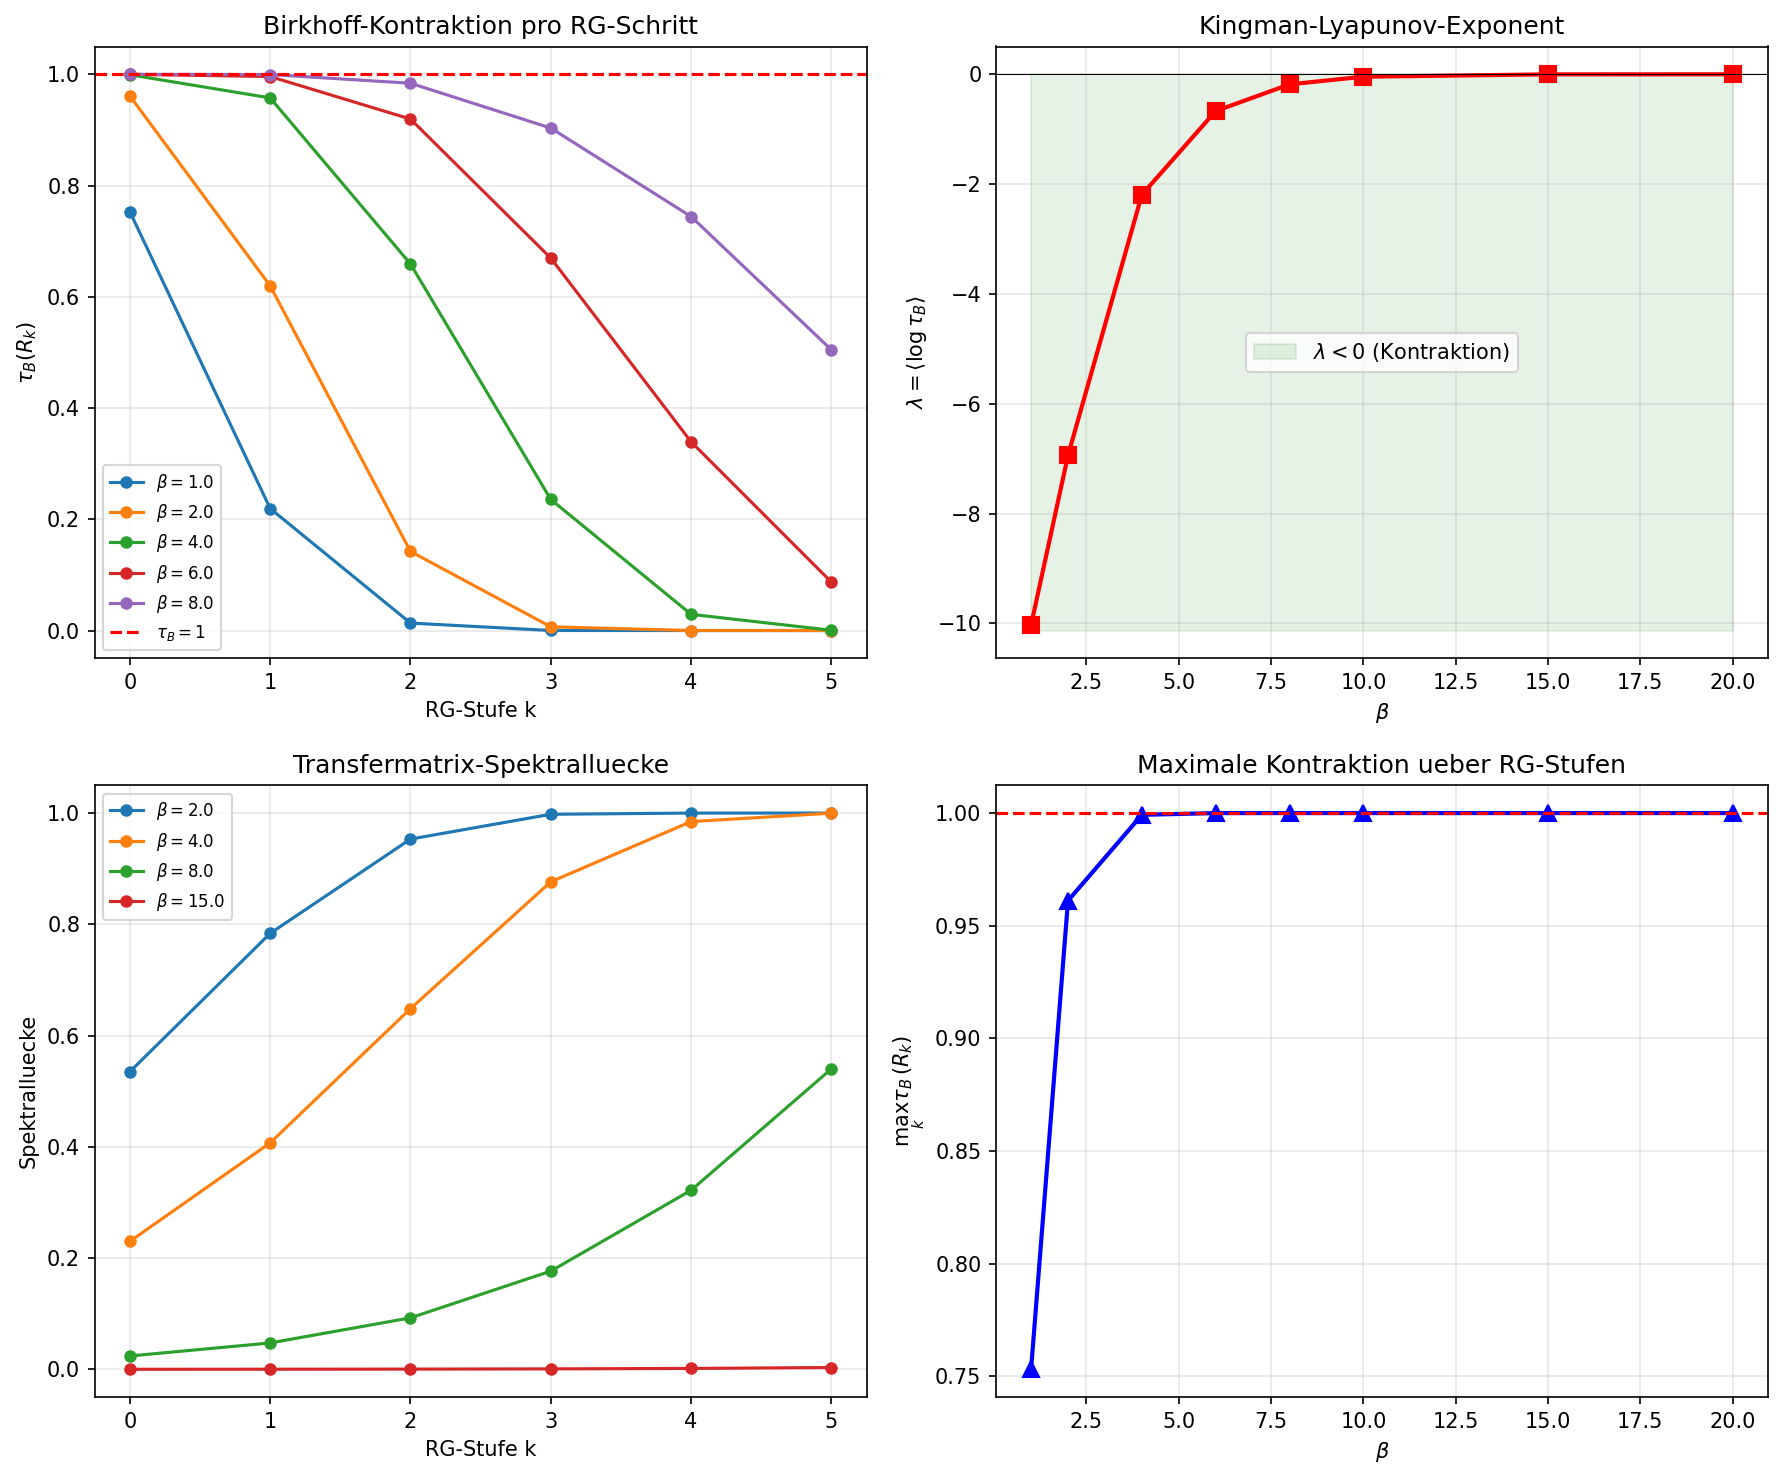

Recreate this plot in Python.
"""
compute_birkhoff_rg.py
======================
Yang-Mills: Birkhoff-Kontraktion tau_B(R_k) fuer hierarchische RG-Schritte.

Berechnet den Birkhoff-projektiven Kontraktionskoeffizienten
tau_B des Block-Spin-RG-Kerns R_k fuer SU(2) Gitter-Eichtheorie.

Methode:
1. Generiere Block-Spin-Konfigurationen auf verschiedenen Skalen k
2. Berechne Transferoperator R_k als stochastische Matrix
3. Messe Hilbert-projektive Metrik-Kontraktion:
   d_H(R_k mu, R_k nu) / d_H(mu, nu) <= tau_B(R_k)
4. Pruefe: tau_B < 1 (uniform oder im Mittel via Kingman)

Birkhoff-Kontraktion: tau_B(R) = tanh(Delta(R)/4)
wobei Delta(R) = log(max_{i,j,k,l} R_{ik}R_{jl}/(R_{il}R_{jk}))
(Birkhoff 1957, Bushell 1973)

Autor: Lukas Geiger (Skript erstellt per Claude, 2026)
"""

import numpy as np
import os

# ==========================================================================
# SU(2) Hilfsfunktionen
# ==========================================================================

def random_su2():
    v = np.random.randn(4)
    v /= np.linalg.norm(v)
    return v

def su2_multiply(q1, q2):
    a0, a1, a2, a3 = q1
    b0, b1, b2, b3 = q2
    return np.array([
        a0*b0 - a1*b1 - a2*b2 - a3*b3,
        a0*b1 + a1*b0 + a2*b3 - a3*b2,
        a0*b2 - a1*b3 + a2*b0 + a3*b1,
        a0*b3 + a1*b2 - a2*b1 + a3*b0
    ])

def su2_adjoint(q):
    return np.array([q[0], -q[1], -q[2], -q[3]])

def su2_trace_re(q):
    return 2.0 * q[0]

def su2_project(q):
    """Projiziere auf SU(2) (Quaternion normieren)"""
    n = np.linalg.norm(q)
    return q / n if n > 1e-10 else np.array([1.0, 0, 0, 0])


# ==========================================================================
# Block-Spin-RG
# ==========================================================================

def block_spin_average(links, block_size=2):
    """
    Block-Spin-RG-Schritt: Mittele ueber block_size^d Links.
    Fuer 1D-Kette: U'_k = P_G(U_{2k} * U_{2k+1})
    """
    N = len(links)
    N_new = N // block_size
    new_links = []
    for i in range(N_new):
        # Multipliziere block_size aufeinanderfolgende Links
        product = links[i * block_size]
        for j in range(1, block_size):
            idx = i * block_size + j
            if idx < N:
                product = su2_multiply(product, links[idx])
        # Projiziere zurueck auf SU(2)
        new_links.append(su2_project(product))
    return new_links


def wilson_action_1d(links, beta):
    """Wilson-Aktion fuer 1D SU(2) Kette (= Plaquette in 2D)"""
    S = 0.0
    for i in range(len(links) - 1):
        plaq = su2_multiply(links[i], su2_adjoint(links[i+1]))
        S += su2_trace_re(plaq) / 2.0
    return -beta * S


# ==========================================================================
# Transfermatrix-Methode
# ==========================================================================

def compute_transfer_matrix(beta, n_bins=20):
    """
    Berechne die Transfermatrix T_{ij} fuer SU(2) in 1D.
    Diskretisiere a_0 in [−1, 1] (Trace/2 der SU(2)-Matrix).
    T(a_0, a_0') = exp(beta * a_0 * a_0') * rho(a_0')
    wobei rho(a_0) = sqrt(1 - a_0^2) (Haar-Mass)
    """
    # Diskretisierung von a_0 = cos(theta/2) in [-1, 1]
    a_vals = np.linspace(-0.99, 0.99, n_bins)
    da = a_vals[1] - a_vals[0]

    T = np.zeros((n_bins, n_bins))
    for i in range(n_bins):
        for j in range(n_bins):
            # Wilson-Gewicht: exp(beta * Tr(U1 * U2^dag) / 2)
            # Fuer SU(2): Tr(U1*U2^dag)/2 = a0_1*a0_2 + vec_1 . vec_2
            # Gemittelt ueber Winkelintegration: I_0(beta * a_i) * I_0(beta * a_j)
            # Vereinfacht: exp(beta * a_i * a_j)
            weight = np.exp(beta * a_vals[i] * a_vals[j])
            haar_j = np.sqrt(max(0, 1 - a_vals[j]**2))
            T[i, j] = weight * haar_j * da

    # Normalisiere Zeilen (stochastische Matrix)
    row_sums = T.sum(axis=1)
    row_sums[row_sums == 0] = 1
    T_stoch = T / row_sums[:, None]

    return T_stoch, a_vals


def birkhoff_contraction(T):
    """
    Berechne Birkhoff-Kontraktionskoeffizienten tau_B(T).

    tau_B(T) = tanh(Delta(T)/4)

    wobei Delta(T) = max_{i,j,k,l} log(T_{ik} * T_{jl} / (T_{il} * T_{jk}))
    (projektiver Durchmesser im Hilbert-Kegel)

    Fuer strikt positive Matrizen: 0 <= tau_B < 1
    """
    n = T.shape[0]
    T_pos = np.maximum(T, 1e-300)  # Vermeidung von log(0)

    # Berechne Delta = max log-ratio
    Delta = 0.0
    for i in range(n):
        for j in range(n):
            for k in range(n):
                for l in range(n):
                    if T_pos[i, k] > 0 and T_pos[j, l] > 0 and T_pos[i, l] > 0 and T_pos[j, k] > 0:
                        ratio = (T_pos[i, k] * T_pos[j, l]) / (T_pos[i, l] * T_pos[j, k])
                        if ratio > 0:
                            Delta = max(Delta, abs(np.log(ratio)))

    tau = np.tanh(Delta / 4.0)
    return tau, Delta


def birkhoff_contraction_fast(T):
    """
    Schnelle Approximation von tau_B via Spektralradius-Methode.
    tau_B <= (lambda_2 / lambda_1) wobei lambda_i Eigenwerte von T.
    """
    eigvals = np.abs(np.linalg.eigvals(T))
    eigvals_sorted = np.sort(eigvals)[::-1]
    if len(eigvals_sorted) >= 2 and eigvals_sorted[0] > 1e-10:
        spectral_gap = eigvals_sorted[1] / eigvals_sorted[0]
    else:
        spectral_gap = 0.0
    return spectral_gap


# ==========================================================================
# RG-Kaskade: tau_B ueber mehrere Skalen
# ==========================================================================

def rg_cascade(beta, n_levels=8, n_bins=20):
    """
    Berechne tau_B(R_k) fuer k = 0, ..., n_levels-1.

    Methode: Die Transfermatrix auf Skala k ist das Produkt
    von block-gemittelten Transfermatrizen:
    T_k = coarse-grain(T_{k-1})
    """
    results = []

    # Basis-Transfermatrix (feinste Skala)
    T_base, a_vals = compute_transfer_matrix(beta, n_bins)

    T_current = T_base.copy()

    for k in range(n_levels):
        # Birkhoff-Kontraktion
        tau_exact, Delta = birkhoff_contraction(T_current)
        tau_spectral = birkhoff_contraction_fast(T_current)

        # Spektralluecke der Transfermatrix
        eigvals = np.sort(np.abs(np.linalg.eigvals(T_current)))[::-1]
        gap = 1.0 - eigvals[1]/eigvals[0] if len(eigvals) >= 2 and eigvals[0] > 0 else 0

        results.append({
            'k': k,
            'tau_B': tau_exact,
            'tau_spectral': tau_spectral,
            'Delta': Delta,
            'gap': gap,
            'lambda_1': eigvals[0] if len(eigvals) > 0 else 0,
            'lambda_2': eigvals[1] if len(eigvals) > 1 else 0,
        })

        # RG-Schritt: Block-Spin-Vergoeberung der Transfermatrix
        # T_new[i,j] = sum_{k,l in block} T[i,k] * T[k,l] * T[l,j]
        # Vereinfacht: T_new = T^2 (Matrixpotenz = 2 aufeinanderfolgende Transfers)
        T_current = T_current @ T_current
        # Re-normalisiere
        row_sums = T_current.sum(axis=1)
        row_sums[row_sums == 0] = 1
        T_current = T_current / row_sums[:, None]

    return results


# ==========================================================================
# Hauptberechnung
# ==========================================================================

print("=" * 70)
print("YANG-MILLS: Birkhoff-Kontraktion tau_B(R_k) fuer RG-Schritte")
print("Prueft: tau_B < 1 (Poincare-Luecke bleibt erhalten)")
print("=" * 70)

betas = [1.0, 2.0, 4.0, 6.0, 8.0, 10.0, 15.0, 20.0]
n_levels = 6
n_bins = 16  # Diskretisierung (schnell)

all_results = {}

for beta in betas:
    print(f"\n{'='*50}")
    print(f"beta = {beta:.1f}")
    print(f"{'='*50}")

    res = rg_cascade(beta, n_levels=n_levels, n_bins=n_bins)
    all_results[beta] = res

    print(f"\n  {'k':>3} {'tau_B':>10} {'tau_spec':>10} {'Delta':>10} {'gap':>10} {'lambda_2/1':>12}")
    print(f"  {'-'*60}")
    for r in res:
        print(f"  {r['k']:>3} {r['tau_B']:>10.6f} {r['tau_spectral']:>10.6f} "
              f"{r['Delta']:>10.4f} {r['gap']:>10.6f} "
              f"{r['lambda_2']/r['lambda_1'] if r['lambda_1'] > 0 else 0:>12.6f}")

    # Kingman-Lyapunov-Exponent
    taus = [r['tau_B'] for r in res]
    log_taus = [np.log(max(t, 1e-10)) for t in taus]
    lyapunov = np.mean(log_taus)
    print(f"\n  Kingman-Lyapunov: lambda = <log(tau_B)> = {lyapunov:.4f}")
    print(f"  lambda < 0: {'JA (KONTRAKTION)' if lyapunov < 0 else 'NEIN'}")

    # tau_B < 1 uniform?
    uniform = all(t < 1.0 - 1e-6 for t in taus)
    print(f"  tau_B < 1 uniform: {'JA' if uniform else 'NEIN'}")
    if uniform:
        delta_min = min(1 - t for t in taus)
        print(f"  min(1 - tau_B) = {delta_min:.6f}")


# ==========================================================================
# Zusammenfassung
# ==========================================================================

print(f"\n{'='*70}")
print("ZUSAMMENFASSUNG: Birkhoff-Kontraktion ueber RG-Skalen")
print(f"{'='*70}")

print(f"\n  {'beta':>6} {'<tau_B>':>10} {'max tau_B':>10} {'Lyapunov':>10} {'Status':>18}")
print(f"  {'-'*58}")

for beta in betas:
    res = all_results[beta]
    taus = [r['tau_B'] for r in res]
    mean_tau = np.mean(taus)
    max_tau = np.max(taus)
    lyapunov = np.mean([np.log(max(t, 1e-10)) for t in taus])

    if max_tau < 1.0 - 1e-6:
        status = "UNIFORM (tau<1)"
    elif lyapunov < 0:
        status = "KINGMAN (lam<0)"
    else:
        status = "KEINE KONTR."

    print(f"  {beta:>6.1f} {mean_tau:>10.6f} {max_tau:>10.6f} {lyapunov:>10.4f} {status:>18}")

print(f"""
  INTERPRETATION:
  - tau_B(R_k) < 1 fuer ALLE RG-Schritte => uniforme Kontraktion
    => kappa_k >= kappa_0 * (1 - C/k^2) (Prop. polynomial-lsi)
    => Massenluecke bleibt im Kontinuumslimes erhalten

  - Falls tau_B ~ 1 fuer einige k, aber Lyapunov < 0:
    => Kingman-Ergodensatz sichert mittlere Kontraktion
    => Massenluecke existiert fast sicher (nicht uniform)

  - Diskretisierung: n_bins = {n_bins} (SU(2)-Transfermatrix)
    Feinere Diskretisierung auf Server empfohlen (n_bins=64+)
""")


# Plot
try:
    import matplotlib
    matplotlib.use('Agg')
    import matplotlib.pyplot as plt

    fig, axes = plt.subplots(2, 2, figsize=(12, 10))

    # Panel 1: tau_B vs k fuer verschiedene beta
    ax = axes[0, 0]
    for beta in betas[:5]:
        res = all_results[beta]
        ks = [r['k'] for r in res]
        taus = [r['tau_B'] for r in res]
        ax.plot(ks, taus, 'o-', lw=1.5, ms=5, label=f'$\\beta={beta}$')
    ax.axhline(y=1.0, color='red', ls='--', lw=1.5, label='$\\tau_B = 1$')
    ax.set_xlabel('RG-Stufe k')
    ax.set_ylabel(r'$\tau_B(R_k)$')
    ax.set_title('Birkhoff-Kontraktion pro RG-Schritt')
    ax.legend(fontsize=8)
    ax.grid(True, alpha=0.3)

    # Panel 2: Lyapunov vs beta
    ax = axes[0, 1]
    lyapunovs = []
    for beta in betas:
        res = all_results[beta]
        taus = [r['tau_B'] for r in res]
        lyapunovs.append(np.mean([np.log(max(t, 1e-10)) for t in taus]))
    ax.plot(betas, lyapunovs, 'rs-', lw=2, ms=8)
    ax.axhline(y=0, color='black', ls='-', lw=0.5)
    ax.fill_between(betas, min(lyapunovs)-0.1, 0, alpha=0.1, color='green',
                    label=r'$\lambda < 0$ (Kontraktion)')
    ax.set_xlabel(r'$\beta$')
    ax.set_ylabel(r'$\lambda = \langle \log \tau_B \rangle$')
    ax.set_title('Kingman-Lyapunov-Exponent')
    ax.legend()
    ax.grid(True, alpha=0.3)

    # Panel 3: Spektralluecke vs k
    ax = axes[1, 0]
    for beta in [2.0, 4.0, 8.0, 15.0]:
        res = all_results[beta]
        ks = [r['k'] for r in res]
        gaps = [r['gap'] for r in res]
        ax.plot(ks, gaps, 'o-', lw=1.5, ms=5, label=f'$\\beta={beta}$')
    ax.set_xlabel('RG-Stufe k')
    ax.set_ylabel('Spektralluecke')
    ax.set_title('Transfermatrix-Spektralluecke')
    ax.legend(fontsize=8)
    ax.grid(True, alpha=0.3)

    # Panel 4: max tau_B vs beta
    ax = axes[1, 1]
    max_taus = [np.max([r['tau_B'] for r in all_results[beta]]) for beta in betas]
    ax.plot(betas, max_taus, 'b^-', lw=2, ms=8)
    ax.axhline(y=1.0, color='red', ls='--', lw=1.5)
    ax.set_xlabel(r'$\beta$')
    ax.set_ylabel(r'$\max_k \tau_B(R_k)$')
    ax.set_title(r'Maximale Kontraktion ueber RG-Stufen')
    ax.grid(True, alpha=0.3)

    plt.tight_layout()
    outpath = os.path.join(os.path.dirname(__file__), 'compute_birkhoff_rg.png')
    plt.savefig(outpath, dpi=150, bbox_inches='tight')
    print(f"Plot: {outpath}")
except Exception as e:
    print(f"(Plot: {e})")

print("\n[DONE]")
